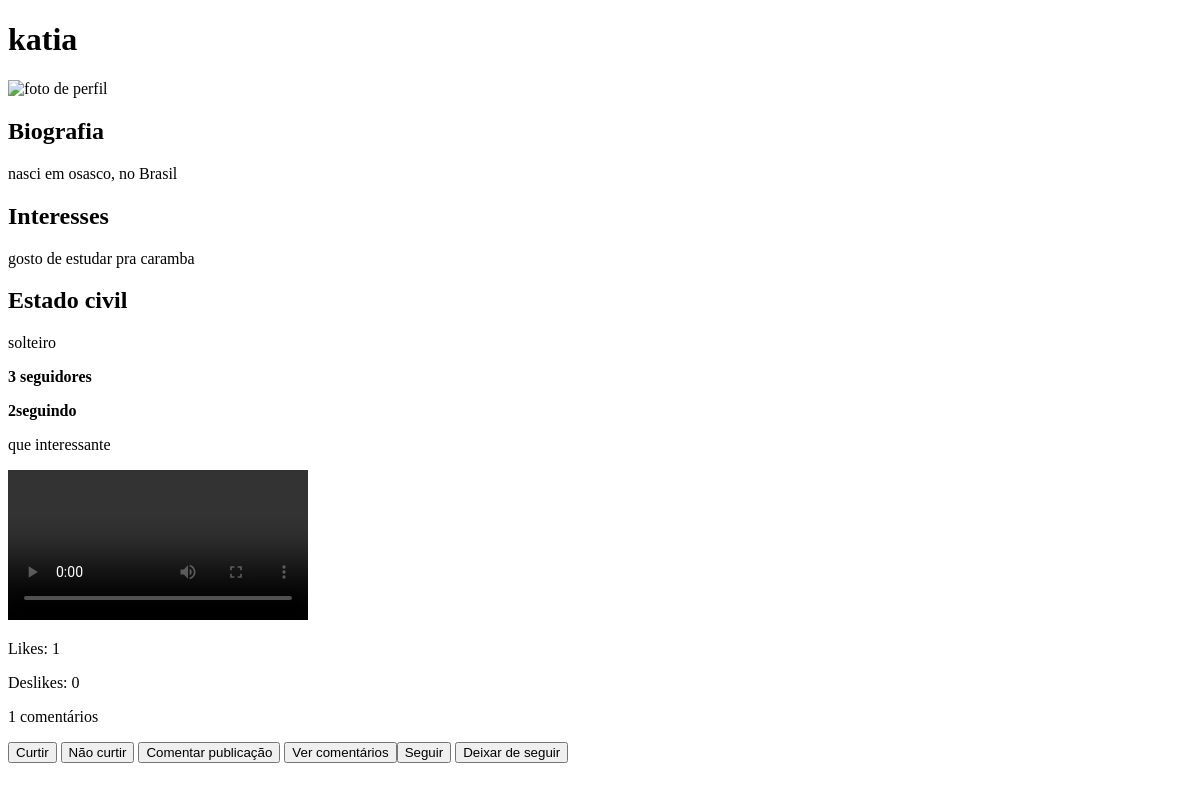
Page /minhaconta (signed in) on the earlier database version.
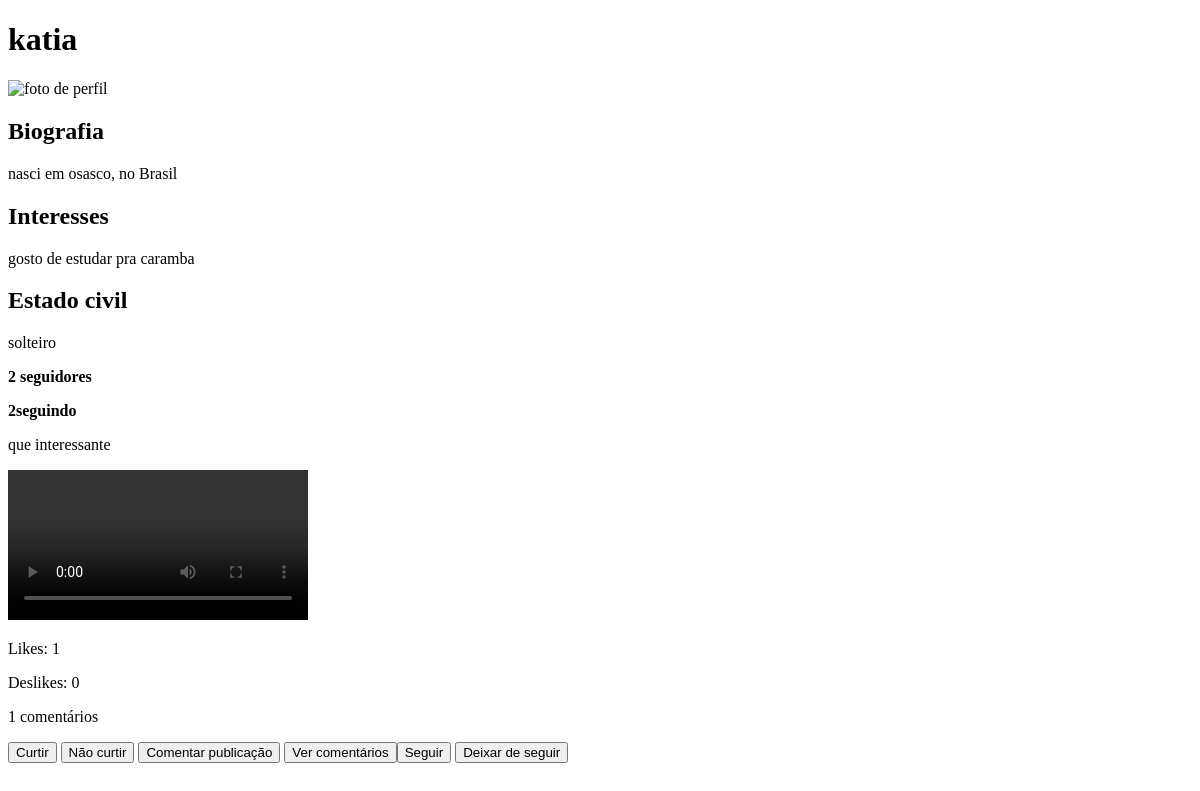
Same page on the later database version.
### redesocial/models.py (models this page shows, shortened)
class Conta(models.Model):
    nome = models.CharField(max_length=400)
    biografia = models.CharField(max_length=1000, blank=True)
    interesses = models.CharField(max_length=1000, blank=True)
    estado_civil = models.CharField(max_length=500, blank = True)
    dono_da_conta = models.ForeignKey(User,  on_delete=models.CASCADE)
    seguidores = models.ManyToManyField('self', symmetrical=False, related_name='MeSeguindo')
    seguindo = models.ManyToManyField('self', symmetrical=False, related_name='ContasSeguidas')
    foto_perfil = models.ImageField(upload_to = 'redesocial/fotos', blank=True)
    data_criacao = models.DateField(auto_now_add = True)
    numero_seguidores = models.IntegerField(default=0)
    numero_seguindo = models.IntegerField(default=0)

### redesocial/views.py (the view)
# urls.py: path('minhaconta', views.minhaconta, name='minhaconta'),
@login_required
def minhaconta(request):
    nome_usuario = f"{request.user.username}"
    conta = Conta.objects.get(dono_da_conta = request.user)
    posts = Post.objects.filter(dono_postagem = conta)
    dicionario_post = {'posts':posts, 'nome_usuario': nome_usuario, 'conta':conta}
    return render(request, 'redesocial/minhaconta.html', dicionario_post)

### redesocial/templates/redesocial/minhaconta.html (shortened to what this page needs)
<!DOCTYPE html>
    <html lang="pt-br">
    <head>
    </head>
    <body>
        <h1>{{nome_usuario}}</h1>
         {%if conta.foto_perfil%}
            <img src="{{conta.foto_perfil.url}}" alt="foto de perfil">
         {%endif%}
         <h2>Biografia</h2>
         {%if conta.biografia%}
            <p>{{conta.biografia}}</p>
        {%else%}
            <!--Se o usuário não registrar nenhuma biografia, iremos
            apresentar essa mensagem padrão.-->
            <p>Não há biografia</p>
        {%endif%}
        <h2>Interesses</h2>
        {%if conta.interesses%}
            <p>{{conta.interesses}}</p>
        {%else%}
            <!--Se o usuário não registrar nada no campo de
            interesses, iremos mostrar esse texto padrão-->
            <p>Não há interesses</p>
        {%endif%}
        <h2>Estado civil</h2>
        {%if conta.estado_civil%}
            <p>{{conta.estado_civil}}</p>
        {%else%}
            <!--mensagem padrão que será mostrada caso o usuário não informe
            nenhum dado no campo de estado civil-->
            <p>Não há estado civil</p>
        {%endif%}
        <p><strong>{{conta.numero_seguidores}} seguidores</strong></p>
        <p><strong>{{conta.numero_seguindo}}seguindo</strong></p>
        {%if posts%}
            {%for post in posts%}
                <section>
                    {%if post.texto%}
                        <p>{{post.texto}}</p>
                    {%else%}
                        <!--Se o usuário não criar um texto, iremos mostrar esse texto
                        padrão.-->
                        <p>A publicação não tem um texto</p>
                    {%endif%}
                    {%if post.video%}
                        <video src="{{post.video.url}}" controls></video><br>
                    {%endif%}
                    <p>Likes: {{post.curtidas}}</p>
                    <p>Deslikes: {{post.nao_curtidas}}</p>
                    <p>{{post.quantidade_comentarios}} comentários</p>
                    <button type="submit">Curtir</button>
                    <button type="submit">Não curtir</button>
                    <button type="submit">Comentar publicação</button>
                    <button type="submit"> Ver comentários</buton>
                    <button type="submit"> Seguir</button>
                    <button type="submit">Deixar de seguir</button>
                </section>
            {%endfor%}
        {%else%}
            <p>Você ainda não fez nenhuma postagem</p>
        {%endif%}
    </body>
</html>

Differences in the rows shown:
changed Conta "nasci em osasco, no Brasil": numero_seguidores "3" → "2"
